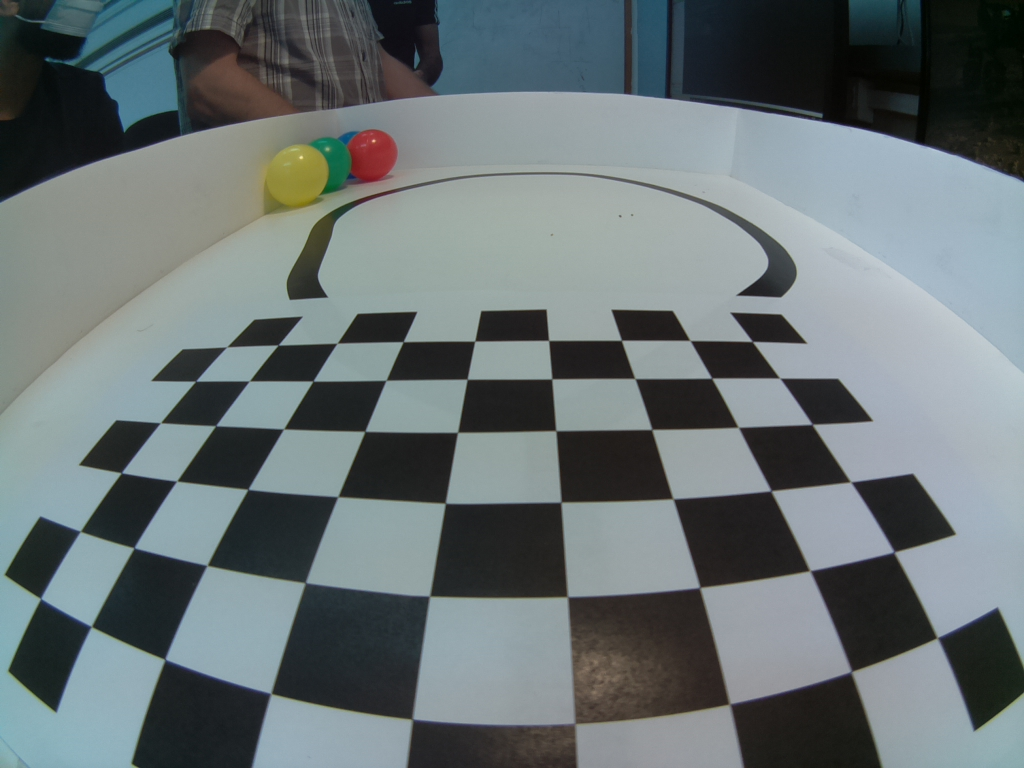
#> input picture ZumoPi_V01/WorkSpace/WS_Zumo/ZumoPath/foo4.jpg, 1024 x 768 px, given in place of the camera
$ python Line_Detect_Module_birdeye.py   (older library calls are emulated)
#> lines starting #> are read from the running program, lines starting #| are printed output that depends on the picture; after the words box and inside, x2 and y2 are one past the last pixel; in counts of white or black regions, pixels touching at a corner belong together
### ZumoPi_V01/WorkSpace/WS_Zumo/ZumoPath/utlis.py
import cv2
import numpy as np

def thresholding(img):
    hsv = cv2.cvtColor(img,cv2.COLOR_BGR2HSV)
    lowerWhite = np.array([0, 0, 0])
    upperWhite = np.array([179, 255, 83])
    maskedWhite= cv2.inRange(hsv,lowerWhite,upperWhite)
    return maskedWhite

def warpImg (img,points,w,h,inv=False):
    pts1 = np.float32(points)
    pts2 = np.float32([[0,0],[w,0],[0,h],[w,h]])
    if inv:
        matrix = cv2.getPerspectiveTransform(pts2,pts1)
    else:
        matrix = cv2.getPerspectiveTransform(pts1,pts2)
    imgWarp = cv2.warpPerspective(img,matrix,(w,h))
    return imgWarp

def nothing(a):
    pass

def initializeTrackbars(intialTracbarVals,wT=1024, hT=768):
    cv2.namedWindow("Trackbars")
    cv2.resizeWindow("Trackbars", 360, 240)
    cv2.createTrackbar("Width Top", "Trackbars", intialTracbarVals[0],wT//2, nothing)
    cv2.createTrackbar("Height Top", "Trackbars", intialTracbarVals[1], hT, nothing)
    cv2.createTrackbar("Width Bottom", "Trackbars", intialTracbarVals[2],wT//2, nothing)
    cv2.createTrackbar("Height Bottom", "Trackbars", intialTracbarVals[3], hT, nothing)

def valTrackbars(wT=1024, hT=768):
    widthTop = cv2.getTrackbarPos("Width Top", "Trackbars")
    heightTop = cv2.getTrackbarPos("Height Top", "Trackbars")
    widthBottom = cv2.getTrackbarPos("Width Bottom", "Trackbars")
    heightBottom = cv2.getTrackbarPos("Height Bottom", "Trackbars")
    points = np.float32([(widthTop, heightTop), (wT-widthTop, heightTop),
                      (widthBottom , heightBottom ), (wT-widthBottom, heightBottom)])
    return points

def drawPoints(img,points):
    for x in range( 0,4):
        cv2.circle(img,(int(points[x][0]),int(points[x][1])),15,(0,0,255),cv2.FILLED)
    return img

### ZumoPi_V01/WorkSpace/WS_Zumo/ZumoPath/Line_Detect_Module_birdeye.py
import cv2
import numpy as np
import utlis

def getLaneCurve(img):
    imgthres = utlis.thresholding(img)
    hT , wT , c = img.shape

    points = utlis.valTrackbars()
    imgWarp = utlis.warpImg(imgthres, points, wT, hT)
    imgWarpPoints = utlis.drawPoints(img, points)
    imgthres_resized = cv2.resize(imgthres,(480,360))
    imgWarp_resized = cv2.resize(imgWarp, (480, 360))
    imgWarpPoints_resized = cv2.resize(imgWarpPoints, (480, 360))
    cv2.imshow("thers",imgthres_resized)
    cv2.imshow("warp", imgWarp_resized)
    cv2.imshow("WarpPoint", imgWarpPoints_resized)
    return None


if __name__ == '__main__':
    #cap = cv2.VideoCapture('vid1.mp4')
    intialTracbarVals =  [179,651,78,768]
    utlis.initializeTrackbars(intialTracbarVals)
    K = np.array([[495.4835791957818, 0.0, 527.1308746899989], [0.0, 495.608723307695, 379.441690742541], [0.0, 0.0, 1.0]])
    D = np.array([[-0.034748616074508305], [-0.020078134379109033], [0.044527094161028694], [-0.030334540004418053]])
    cap = cv2.VideoCapture(0)
    cap.set(3, 1024)
    cap.set(4, 768)
    #intialTrackBarVals = &  # 91;102, 80, 20, 214 ]
    #utlis.initializeTrackbars(intialTrackBarVals)
    frameCounter = 0
    while True:
        frameCounter += 1
        if cap.get(cv2.CAP_PROP_FRAME_COUNT) == frameCounter:
            cap.set(cv2.CAP_PROP_POS_FRAMES, 0)
            frameCounter = 0

        success, img = cap.read()
#> img is the input picture: shape (768, 1024, 3); mean B, G, R 115.8, 114.2, 104.6
        #img = cv2.resize(img, (480, 240))
        map1, map2 = cv2.fisheye.initUndistortRectifyMap(K, D, np.eye(3), K, (1024, 768), cv2.CV_16SC2)
        undistorted_img = cv2.remap(img, map1, map2, interpolation=cv2.INTER_LINEAR, borderMode=cv2.BORDER_CONSTANT)
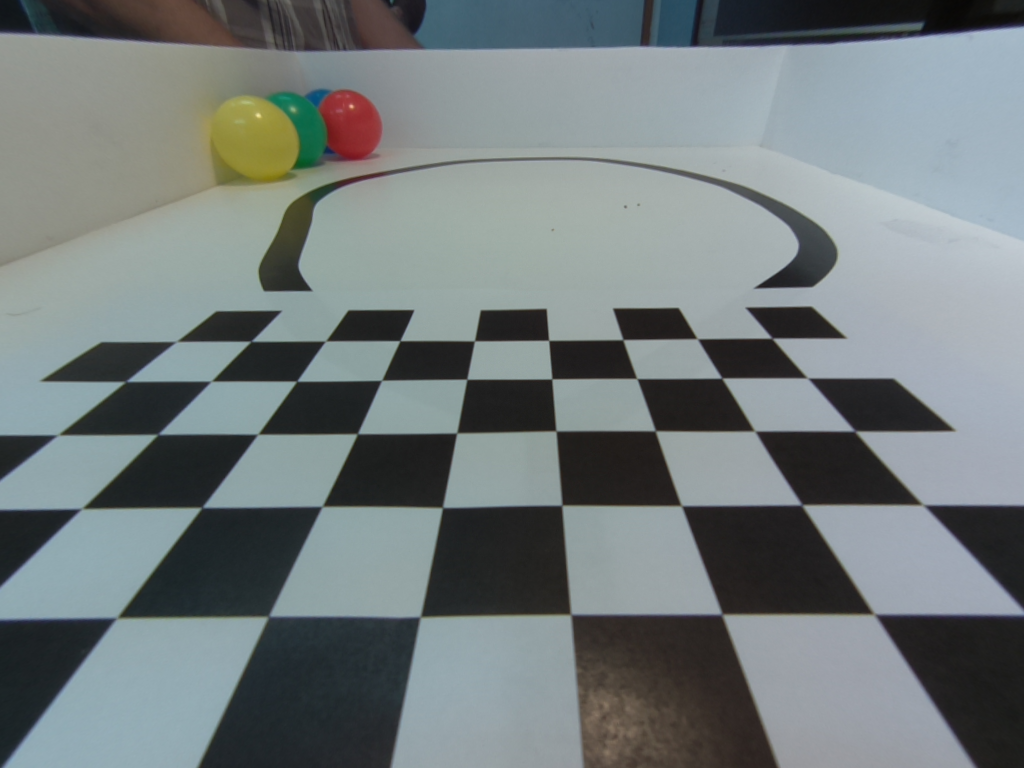
#> undistorted_img: shape (768, 1024, 3); mean B, G, R 123.9, 123, 114.8
        getLaneCurve(undistorted_img)
#> in thresholding, `hsv = cv2.cvtColor(img,cv2.COLOR_BGR2HSV)`: hsv: shape (768, 1024, 3); mean H, S, V 82.4, 34.2, 127.7
#> in thresholding, `maskedWhite= cv2.inRange(hsv,lowerWhite,upperWhite)`:
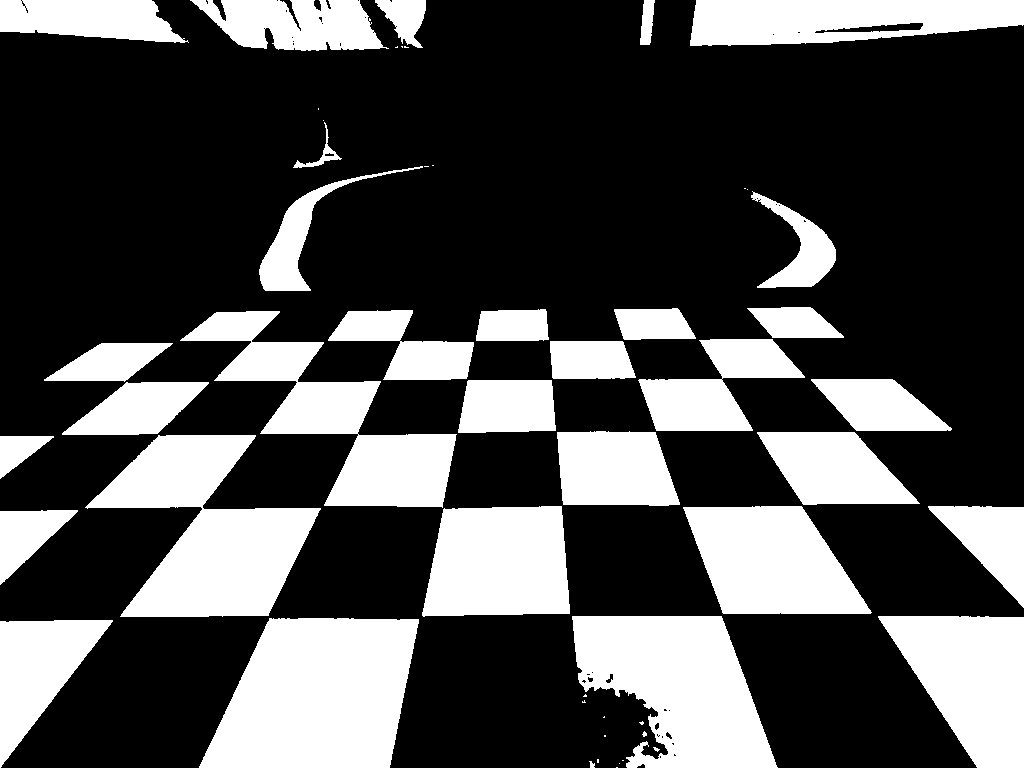
#> maskedWhite: shape (768, 1024); 30.1% white; 52 white regions (20 under 20 px), largest, box (x1, y1, x2, y2) and area: (199, 618, 419, 768) 25491, (85, 435, 321, 617) 22235, (572, 616, 778, 768) 20790
#> in warpImg, `imgWarp = cv2.warpPerspective(img,matrix,(w,h))`:
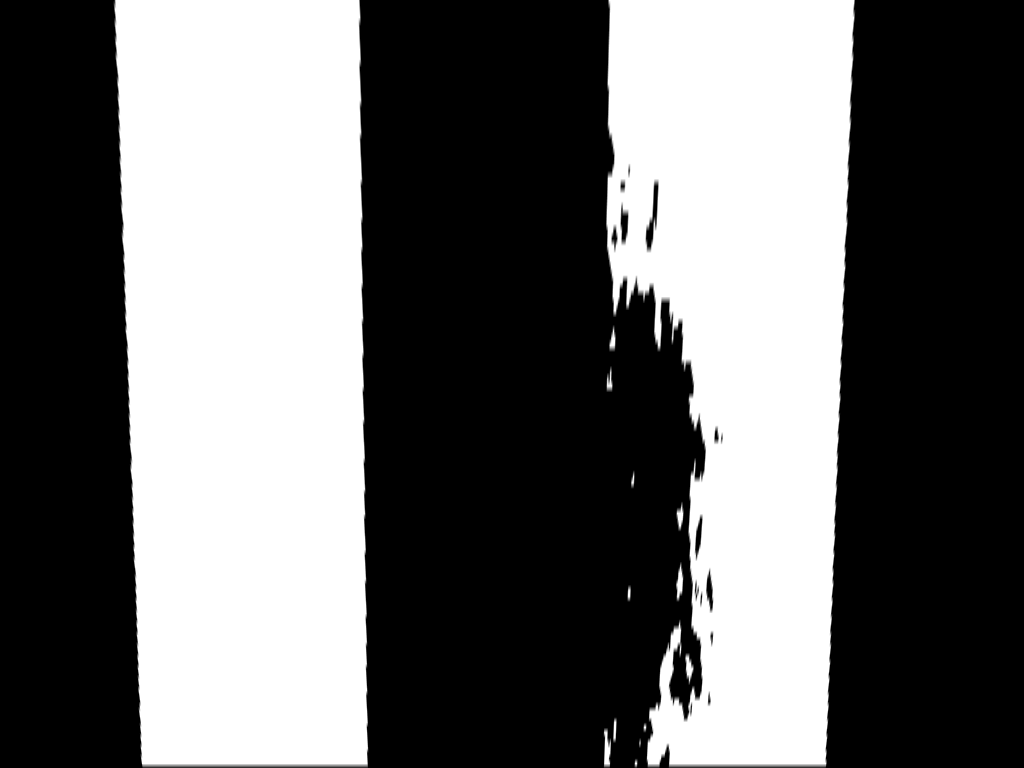
#> imgWarp: shape (768, 1024); min 0, max 255, mean 104.2
#> in getLaneCurve, `imgthres_resized = cv2.resize(imgthres,(480,360))`:
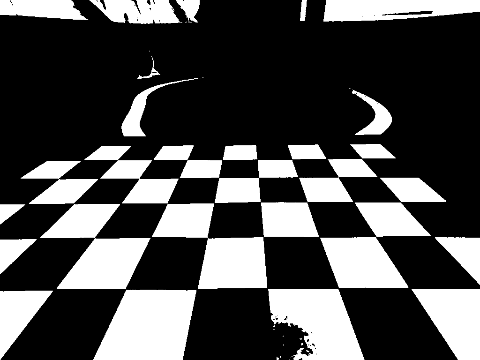
#> imgthres_resized: shape (360, 480); min 0, max 255, mean 76.7
        #print(curve)
        undistorted_img_resized = cv2.resize(undistorted_img, (480, 360))
        #cv2.imshow("video", undistorted_img_resized)
        if cv2.waitKey(1) & 0xFF == ord('q'):
#> (key q is pressed here)
            break
        #cv2.imshow('Vid',img)
        #cv2.waitKey(1)

cap.release()
cv2.destroyAllWindows()
